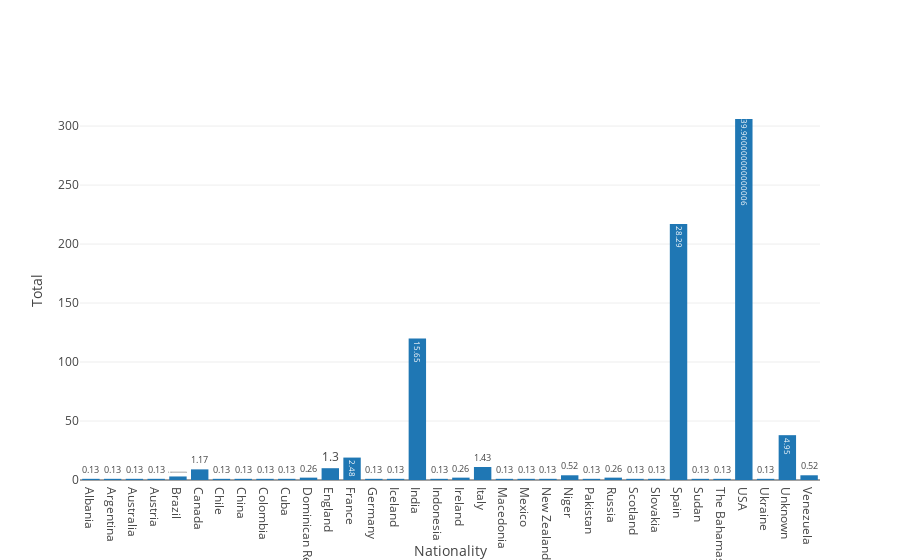

The notebook cell saved with this chart:
### Markdown cell above
## Distribution of the origin of the participants

### Code cell
data_complete_nationality = data_complete_en.copy(deep=True)

data_complete_nationality[['Nationality']] = data_complete_nationality[[
    'Nationality']].fillna(value=33)

data_complete_nationality[['Nationality']] = pd.to_numeric(
    data_complete_nationality['Nationality'], downcast='signed', errors='coerce')

# display(data_complete_nationality['Nationality'].describe())
# display(data_complete_nationality['Nationality'].value_counts().sort_index())


labels_nationality = ['Spain', 'Colombia', 'Mexico', 'Dominican Rep.', 'Austria',
                      'Chile', 'France', 'Canada', 'Niger', 'China',
                      'Australia', 'Russia', 'Germany', 'Brazil', 'USA',
                      'India', 'Slovakia', 'Italy', 'England', 'Cuba', 'Ukraine',
                      'Venezuela', 'Indonesia', 'Albania',
                      'Pakistan', 'The Bahamas', 'Argentina',
                      'Iceland', 'Scotland', 'Sudan', 'New Zealand', 'Ireland',
                      'Macedonia', 'Unknown']
tickvals_nationality = [0, 1, 2, 3, 4, 5, 6, 7, 8, 9, 10, 11,
                        12, 13, 14, 15, 16, 17, 18, 19, 20, 21,
                        22, 23, 24, 25, 26, 27, 28, 29, 30, 31,
                        32, 33]

data_complete_nationality['Nationality'].replace(
    tickvals_nationality, labels_nationality, inplace=True)


print('Describing the variable Nationality')
display(data_complete_nationality['Nationality'].describe())
print('Count of each value in Nationality expresed as nationality / amount')
display(data_complete_nationality['Nationality'].value_counts())
print('Percentage of each value in Nationality expresed as nationality / percentage')
display(data_complete_nationality['Nationality'].value_counts(
    normalize=True).round(4) * 100)

data7 = [go.Bar(x=sorted(data_complete_nationality['Nationality'].unique()),
                y=data_complete_nationality['Nationality'].value_counts(
).sort_index(),
    text=(data_complete_nationality['Nationality'].value_counts(
        normalize=True).sort_index().round(4) * 100),
    name='Nationality')]
layout7 = go.Layout(
    xaxis=go.layout.XAxis(
        # ticktext=labels_nationality,
        # tickvals=tickvals_nationality,
        title='Nationality'
    ),
    yaxis=go.layout.YAxis(
        title="Total"),
    bargap=0.2,
)
fig7 = go.Figure(data=data7, layout=layout7)
iplot(fig7)
plt.show()

### Figure 1 — Plotly figure (JSON) as saved in the notebook; plotly's stock layout.template omitted (floating-point values rounded to 4 significant figures)
{"data": [{"name": "Nationality", "text": [0.13, 0.13, 0.13, 0.13, 0.39, 1.17, 0.13, 0.13, 0.13, 0.13, 0.26, 1.3, 2.48, 0.13, 0.13, 15.65, 0.13, 0.26, 1.43, 0.13, 0.13, 0.13, 0.52, 0.13, 0.26, 0.13, 0.13, 28.29, 0.13, 0.13, 39.9, 0.13, 4.95, 0.52], "type": "bar", "uid": "f352244f-2c27-456b-b885-5eb6fd32f438", "x": ["Albania", "Argentina", "Australia", "Austria", "Brazil", "Canada", "Chile", "China", "Colombia", "Cuba", "Dominican Rep.", "England", "France", "Germany", "Iceland", "India", "Indonesia", "Ireland", "Italy", "Macedonia", "Mexico", "New Zealand", "Niger", "Pakistan", "Russia", "Scotland", "Slovakia", "Spain", "Sudan", "The Bahamas", "USA", "Ukraine", "Unknown", "Venezuela"], "y": [1, 1, 1, 1, 3, 9, 1, 1, 1, 1, 2, 10, 19, 1, 1, 120, 1, 2, 11, 1, 1, 1, 4, 1, 2, 1, 1, 217, 1, 1, 306, 1, 38, 4]}], "layout": {"bargap": 0.2, "xaxis": {"title": {"text": "Nationality"}}, "yaxis": {"title": {"text": "Total"}}}}
